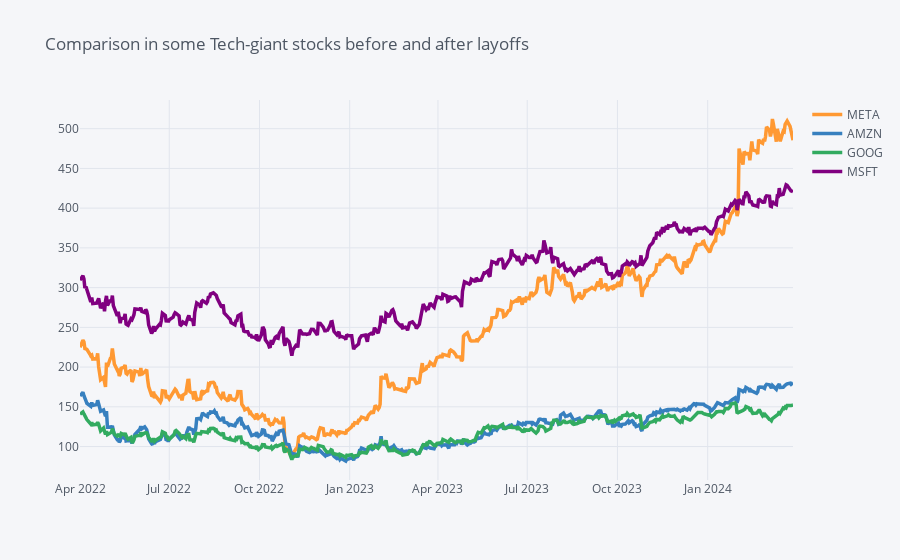

This figure's notebook cell:
### Markdown cell above
### Comparison in some "Tech-giant" stocks before and after layoffs

### Code cell
selected_tickers_compare = ['META','AMZN','GOOG','MSFT']
selected_tech_stocks_compare = pd.concat([df_map['META'],df_map['AMZN'],df_map['GOOG'],df_map['MSFT']],axis=1,keys=selected_tickers_compare)
selected_tech_stocks_compare.columns.names = ['Stock Ticker','Stock Info']
selected_tech_stocks_compare.xs(key='Close',axis=1,level='Stock Info').loc['2022-04-01':current_date_str].iplot(title = "Comparison in some Tech-giant stocks before and after layoffs",width=3.5)

### Figure 1 — Plotly figure (JSON) as saved in the notebook; plotly's stock layout.template omitted (floating-point values rounded to 4 significant figures; data arrays with more than 128 entries replaced by an {"elided": "..."} marker saying what was removed)
{"data": [{"line": {"color": "rgba(255, 153, 51, 1.0)", "dash": "solid", "shape": "linear", "width": 3.5}, "mode": "lines", "name": "META", "text": "", "type": "scatter", "x": {"elided": "500 str values"}, "y": {"elided": "500 float values"}}, {"line": {"color": "rgba(55, 128, 191, 1.0)", "dash": "solid", "shape": "linear", "width": 3.5}, "mode": "lines", "name": "AMZN", "text": "", "type": "scatter", "x": {"elided": "500 str values"}, "y": {"elided": "500 float values"}}, {"line": {"color": "rgba(50, 171, 96, 1.0)", "dash": "solid", "shape": "linear", "width": 3.5}, "mode": "lines", "name": "GOOG", "text": "", "type": "scatter", "x": {"elided": "500 str values"}, "y": {"elided": "500 float values"}}, {"line": {"color": "rgba(128, 0, 128, 1.0)", "dash": "solid", "shape": "linear", "width": 3.5}, "mode": "lines", "name": "MSFT", "text": "", "type": "scatter", "x": {"elided": "500 str values"}, "y": {"elided": "500 float values"}}], "layout": {"legend": {"bgcolor": "#F5F6F9", "font": {"color": "#4D5663"}}, "paper_bgcolor": "#F5F6F9", "plot_bgcolor": "#F5F6F9", "title": {"font": {"color": "#4D5663"}, "text": "Comparison in some Tech-giant stocks before and after layoffs"}, "xaxis": {"gridcolor": "#E1E5ED", "showgrid": true, "tickfont": {"color": "#4D5663"}, "title": {"font": {"color": "#4D5663"}, "text": ""}, "zerolinecolor": "#E1E5ED"}, "yaxis": {"gridcolor": "#E1E5ED", "showgrid": true, "tickfont": {"color": "#4D5663"}, "title": {"font": {"color": "#4D5663"}, "text": ""}, "zerolinecolor": "#E1E5ED"}}}
